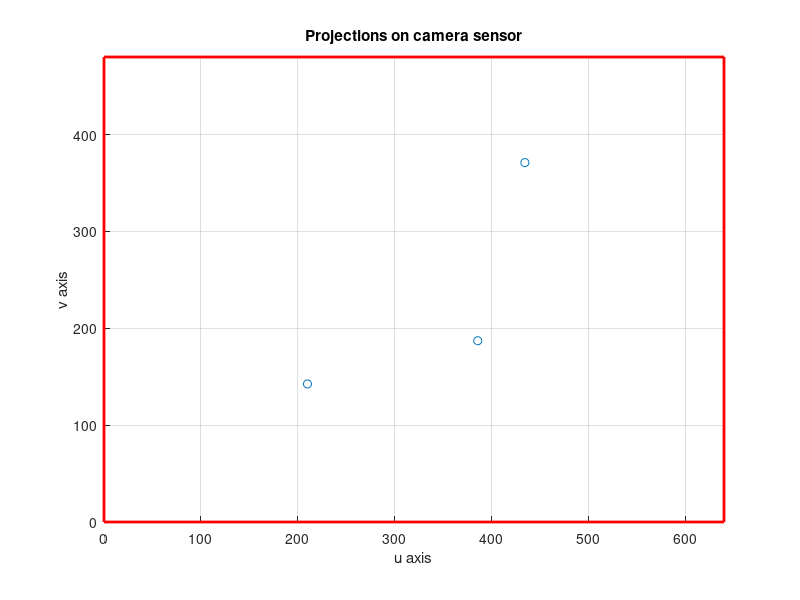

Write the MATLAB code that produced this figure. (Note: this script raises an error after producing the figure.)
% VP lab 2
% Daudt
% 10/03/16

clear all
close all
clc

%% Part 1

display('Part 1');

%% Step 1

au=557.0943; av=712.9824; u0=326.3819; v0=298.6679;
f=80;
Tx=100; Ty=0; Tz=1500;
Phix=0.8*pi/2; Phiy=-1.8*pi/2; Phix1=pi/5;  % Euler XYX1
sx = 640; sy = 480;% Image size:640x480
display('Intrisnic and extrisnic parameters set');

%% Step 2

T_int = [au 0 u0 0;0 av v0 0;0 0 1 0];
R1 = [1 0 0 0;0 cos(Phix) -sin(Phix) 0;0 sin(Phix) cos(Phix) 0;0 0 0 1];
R2 = [cos(Phiy) 0 sin(Phiy) 0;0 1 0 0;-sin(Phiy) 0 cos(Phiy) 0;0 0 0 1];
R3 = [1 0 0 0;0 cos(Phix1) -sin(Phix1) 0;0 sin(Phix1) cos(Phix1) 0;0 0 0 1];
T_ext = R1*R2*R3;
R = T_ext(1:3,1:3); % For part 10
translation = [Tx;Ty;Tz];
T_ext(1:3,4) = translation;
T = T_int*T_ext;
T = T/T(end,end);
t = -R'*translation; % Find camera center with respect to world coordinate system
display('Intrisnic and extrisnic transformation matrices calculated');

%% Step 3

num_points = 6;
points = 960*rand(3,num_points)-480;
points(4,:) = ones(1,num_points);
display('Random points generated');

%% Step 4

projections = T*points;
projections_sc = projections;
for i = 1:3
    projections_sc(i,:) = projections(i,:)./projections(3,:);
end
display('Projections calculated');

%% Step 5

figure;
scatter(projections_sc(1,:),projections_sc(2,:));
hold on;
plot([0 sx sx 0 0],[0 0 sy sy 0],'r','LineWidth',2);
axis([0 sx 0 sy],'equal');
grid on;
title('Projections on camera sensor');
xlabel('u axis');
ylabel('v axis');
display('Projections displayed');

%% Step 6

A_hall = hall_cc(points,projections_sc);

%% Step 7

ratio_pure = A_hall./T

%% Step 8

projections_noisy = projections_sc;
for i = 1:num_points
    if rand() <= 0.95
        projections_noisy(:,i) = projections_noisy(:,i) + [(2*randn(2,1)-1);0];
    end
end

A_hall6 = hall_cc(points,projections_noisy);
ratio_noisy6 = A_hall6./T

noisy_projections = A_hall6*points;
noisy_projections_sc = noisy_projections./[noisy_projections(3,:);noisy_projections(3,:);noisy_projections(3,:)];
proj_diff6 = projections_sc - noisy_projections_sc;
dist6 = sqrt(proj_diff6(1,:).^2+proj_diff6(2,:).^2);
mean_diff6 = mean(dist6)

figure;
scatter(projections_sc(1,:),projections_sc(2,:),'b');
hold on;
scatter(noisy_projections_sc(1,:),noisy_projections_sc(2,:),'r');
plot([0 sx sx 0 0],[0 0 sy sy 0],'k','LineWidth',2);
axis([0 sx 0 sy],'equal');
grid on;
title('Correct projections vs noisy Hall projections');
xlabel('u axis');
ylabel('v axis');
display('Projections displayed');

%% Step 9 - 10 points

% Step 3
num_points = 10;
points10 = 960*rand(3,num_points)-480;
points10(4,:) = ones(1,num_points);

% Step 4
projections10 = T*points10;
projections_sc10 = projections10;
for i = 1:3
    projections_sc10(i,:) = projections10(i,:)./projections10(3,:);
end

% Step 8
projections_noisy10 = projections_sc10;
for i = 1:num_points
    if rand() <= 0.95
        projections_noisy10(:,i) = projections_noisy10(:,i) + [(2*randn(2,1)-1);0];
    end
end

A_hall10 = hall_cc(points10,projections_noisy10);
ratio_noisy10 = A_hall10./T
noisy_projections = A_hall10*points10;
noisy_projections_sc10 = noisy_projections./[noisy_projections(3,:);noisy_projections(3,:);noisy_projections(3,:)];
proj_diff10 = projections_sc10 - noisy_projections_sc10;
dist10 = sqrt(proj_diff10(1,:).^2+proj_diff10(2,:).^2);
mean_diff10 = mean(dist10)

%% Step 9 - 50 points

% Step 3
num_points = 50;
points50 = 960*rand(3,num_points)-480;
points50(4,:) = ones(1,num_points);

% Step 4
projections50 = T*points50;
projections_sc50 = projections50;
for i = 1:3
    projections_sc50(i,:) = projections50(i,:)./projections50(3,:);
end

% Step 8
projections_noisy50 = projections_sc50;
for i = 1:num_points
    if rand() <= 0.95
        projections_noisy50(:,i) = projections_noisy50(:,i) + [(2*randn(2,1)-1);0];
    end
end

A_hall50 = hall_cc(points50,projections_noisy50);
ratio_noisy50 = A_hall50./T
noisy_projections = A_hall50*points50;
noisy_projections_sc50 = noisy_projections./[noisy_projections(3,:);noisy_projections(3,:);noisy_projections(3,:)];
proj_diff50 = projections_sc50 - noisy_projections_sc50;
dist50 = sqrt(proj_diff50(1,:).^2+proj_diff50(2,:).^2);
mean_diff50 = mean(dist50)

%% Step 9 - 200 points

% Step 3
num_points = 200;
points200 = 960*rand(3,num_points)-480;
points200(4,:) = ones(1,num_points);

% Step 4
projections200 = T*points200;
projections_sc200 = projections200;
for i = 1:3
    projections_sc200(i,:) = projections200(i,:)./projections200(3,:);
end

% Step 8
projections_noisy200 = projections_sc200;
for i = 1:num_points
    if rand() <= 0.95
        projections_noisy200(:,i) = projections_noisy200(:,i) + [(2*randn(2,1)-1);0];
    end
end

A_hall200 = hall_cc(points200,projections_noisy200);
ratio_noisy200 = A_hall200./T
noisy_projections = A_hall200*points200;
noisy_projections_sc200 = noisy_projections./[noisy_projections(3,:);noisy_projections(3,:);noisy_projections(3,:)];
proj_diff200 = projections_sc200 - noisy_projections_sc200;
dist200 = sqrt(proj_diff200(1,:).^2+proj_diff200(2,:).^2);
mean_diff200 = mean(dist200)


%% Part 2

display('Part 2');

%% Step 10

X = faugeras_cc(points,projections_sc);

intrinsics = faugeras_compute_intrinsics(X);
extrinsics = faugeras_compute_extrinsics(X);
faug_A = faugeras_compute_pm(X);
faug_ratio = faug_A./T

au_diff = au - intrinsics(1,1)
u0_diff = u0 - intrinsics(1,3)
av_diff = av - intrinsics(2,2)
v0_diff = v0 - intrinsics(2,3)

R_diff = extrinsics(1:3,1:3) - R
t_diff = norm(extrinsics(1:3,4) - translation)

%% Step 11 with [-1,1]

projections_noisy1 = projections_noisy;


X1 = faugeras_cc(points,projections_noisy1);

intrinsics1 = faugeras_compute_intrinsics(X1);
extrinsics1 = faugeras_compute_extrinsics(X1);
faug_A1 = faugeras_compute_pm(X1)

au_diff1 = au - intrinsics1(1,1)
u0_diff1 = u0 - intrinsics1(1,3)
av_diff1 = av - intrinsics1(2,2)
v0_diff1 = v0 - intrinsics1(2,3)

R_diff1 = extrinsics1(1:3,1:3) - R
t_diff1 = norm(extrinsics1(1:3,4) - translation)

A_hall1 = hall_cc(points,projections_noisy1);
noisy_projections1 = A_hall1*points;
noisy_projections_sc1 = noisy_projections1./[noisy_projections1(3,:);noisy_projections1(3,:);noisy_projections1(3,:)];
proj_diff1 = projections_sc - noisy_projections_sc1;
dist1 = sqrt(proj_diff1(1,:).^2+proj_diff1(2,:).^2);
mean_diff_hall1 = mean(dist1)

noisy_projections1 = faug_A1*points;
noisy_projections_sc1 = noisy_projections1./[noisy_projections1(3,:);noisy_projections1(3,:);noisy_projections1(3,:)];
proj_diff1 = projections_sc - noisy_projections_sc1;
dist1 = sqrt(proj_diff1(1,:).^2+proj_diff1(2,:).^2);
mean_diff_faug1 = mean(dist1)

%% Step 11 with [-2,2]

projections_noisy2 = projections_sc;
for i = 1:size(projections_sc,1)
    if rand() <= 0.95
        projections_noisy2(:,i) = projections_noisy2(:,i) + [(4*randn(2,1)-2);0];
    end
end

X2 = faugeras_cc(points,projections_noisy2);

intrinsics2 = faugeras_compute_intrinsics(X2);
extrinsics2 = faugeras_compute_extrinsics(X2);
faug_A2 = faugeras_compute_pm(X2)

au_diff2 = au - intrinsics2(1,1)
u0_diff2 = u0 - intrinsics2(1,3)
av_diff2 = av - intrinsics2(2,2)
v0_diff2 = v0 - intrinsics2(2,3)

R_diff2 = extrinsics2(1:3,1:3) - R
t_diff2 = norm(extrinsics2(1:3,4) - translation)

A_hall2 = hall_cc(points,projections_noisy2);
noisy_projections2 = A_hall2*points;
noisy_projections_sc2 = noisy_projections2./[noisy_projections2(3,:);noisy_projections2(3,:);noisy_projections2(3,:)];
proj_diff2 = projections_sc - noisy_projections_sc2;
dist2 = sqrt(proj_diff2(1,:).^2+proj_diff2(2,:).^2);
mean_diff_hall2 = mean(dist2)

noisy_projections2 = faug_A2*points;
noisy_projections_sc2 = noisy_projections2./[noisy_projections2(3,:);noisy_projections2(3,:);noisy_projections2(3,:)];
proj_diff2 = projections_sc - noisy_projections_sc2;
dist2 = sqrt(proj_diff2(1,:).^2+proj_diff2(2,:).^2);
mean_diff_faug2 = mean(dist2)

%% Step 11 with [-3,3]

projections_noisy3 = projections_sc;
for i = 1:size(projections_sc,1)
    if rand() <= 0.95
        projections_noisy3(:,i) = projections_noisy3(:,i) + [(6*randn(2,1)-3);0];
    end
end

X3 = faugeras_cc(points,projections_noisy3);

intrinsics3 = faugeras_compute_intrinsics(X3);
extrinsics3 = faugeras_compute_extrinsics(X3);
faug_A3 = faugeras_compute_pm(X3)

au_diff3 = au - intrinsics3(1,1)
u0_diff3 = u0 - intrinsics3(1,3)
av_diff3 = av - intrinsics3(2,2)
v0_diff3 = v0 - intrinsics3(2,3)

R_diff3 = extrinsics3(1:3,1:3) - R
t_diff3 = norm(extrinsics3(1:3,4) - translation)

A_hall3 = hall_cc(points,projections_noisy3);
noisy_projections3 = A_hall3*points;
noisy_projections_sc3 = noisy_projections3./[noisy_projections3(3,:);noisy_projections3(3,:);noisy_projections3(3,:)];
proj_diff3 = projections_sc - noisy_projections_sc3;
dist3 = sqrt(proj_diff3(1,:).^2+proj_diff3(2,:).^2);
mean_diff_hall3 = mean(dist3)

noisy_projections3 = faug_A3*points;
noisy_projections_sc3 = noisy_projections3./[noisy_projections3(3,:);noisy_projections3(3,:);noisy_projections3(3,:)];
proj_diff3 = projections_sc - noisy_projections_sc3;
dist3 = sqrt(proj_diff3(1,:).^2+proj_diff3(2,:).^2);
mean_diff_faug3 = mean(dist3)

%% Part 3

display('Part 3');

%% Step 12

% Fix XYX1
% Fix points
% Fix Tx, Ty, Tz

% Camera axes on real world coordinates
xc = R(:,1);
yc = R(:,2);
zc = R(:,3);



% Scatter plot points
figure;
scatter3(points(1,:),points(2,:),points(3,:),'gd','LineWidth',3);
hold on;
axis('equal');

%  Plot camera plane
corners = [];
corners = [corners px2world(0,0,f,au,u0,av,v0,R,t)];
corners = [corners px2world(sx,0,f,au,u0,av,v0,R,t)];
corners = [corners px2world(0,sy,f,au,u0,av,v0,R,t)];
corners = [corners px2world(sx,sy,f,au,u0,av,v0,R,t)];
surf(reshape(corners(1,:),[2 2]),reshape(corners(2,:),[2 2]),reshape(corners(3,:),[2 2]));

% Plot camera coordinate system
quiver3([t(1) t(1) t(1)]',[t(2) t(2) t(2)]',[t(3) t(3) t(3)]',xc,yc,zc,50,'k');
scatter3(t(1),t(2),t(3),'mh','Linewidth',3);

% Scatter plot points on camera plane and lines from camera center to points
for i = 1:size(points,2)
    p = T*points(:,i);
    x = p(1)/p(3);
    y = p(2)/p(3);
    c = px2world(x,y,f,au,u0,av,v0,R,t);
    scatter3(c(1),c(2),c(3),'r','LineWidth',2);
    
    plot3([t(1) points(1,i)],[t(2) points(2,i)],[t(3) points(3,i)],'b');
end

title('3D representation of the scene (world coordinates)');
xlabel('X axis');
ylabel('Y axis');
zlabel('Z axis');
